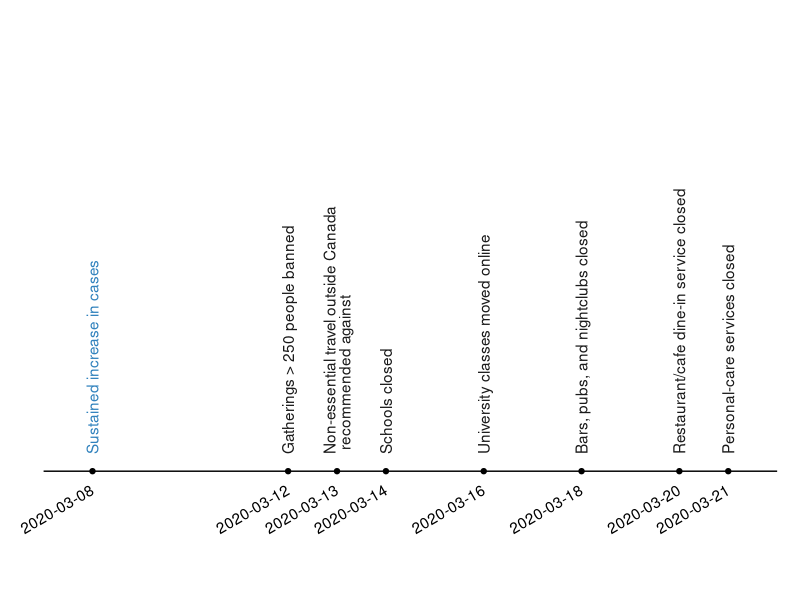
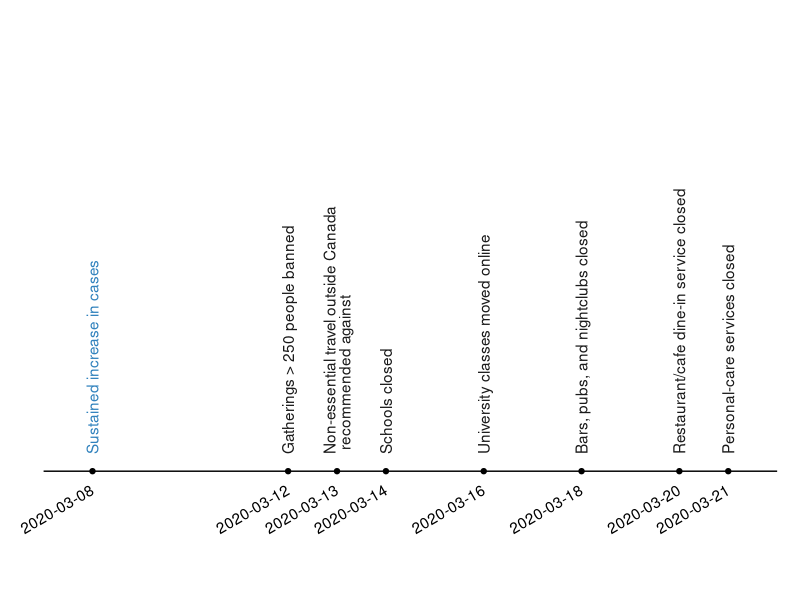

The R script that drew these images, in order:
d <- readr::read_csv("timeline.csv", comment = "#")

library(ggplot2)

# d$event <- gsub("non-essential travel", "non-essential\ntravel", d$event)
d$event <- gsub("Canada", "Canada\n", d$event)
# d$event <- gsub("Columbia in", "Columbia\nin", d$event)
# d$event <- gsub("Fraser University", "Fraser University\n", d$event)
d$type <- c("A", rep("B", length(d$event) - 1))
g <- ggplot(d, aes(date, 1, label = event)) +
  geom_point() +
  theme_void() +
  ylim(0.9, 1.4) +
  annotate("line",
    x = seq(lubridate::ymd("2020-03-07"), lubridate::ymd("2020-03-22"), by = "1 day"),
    y = 1
  ) +
  coord_cartesian(clip = "off") +
  geom_text(y = 1.015, angle = 90, hjust = 0, aes(colour = type), lineheight = .82) +
  scale_color_manual(values = c(RColorBrewer::brewer.pal(6, "Blues")[5], "grey10")) +
  guides(colour = FALSE) +
  geom_text(y = 0.985, aes(label = date), angle = 30, hjust = 1) +
  theme(plot.margin = margin(t = -10, r = -10, b = -10, l = 5, unit = "pt"))

g
ggsave("figs-ms/timeline.png", width = 6.45, height = 3.6)

# Vertical:
# g <- ggplot(d, aes(date, 1, label = event)) +
#   geom_point() +
#   theme_void() +
#   ylim(0.9, 1.4) +
#   annotate("line",
#     x = seq(lubridate::ymd("2020-03-07"), lubridate::ymd("2020-03-21"), by = "1 day"),
#     y = 1
#   ) +
#   coord_cartesian(clip = "off") +
#   geom_text(y = 1.015, angle = 0, hjust = 0, aes(colour = type), lineheight = .82) +
#   scale_color_manual(values = c(RColorBrewer::brewer.pal(6, "Blues")[5], "grey10")) +
#   guides(colour = FALSE) +
#   geom_text(y = 0.985, aes(label = date), angle = 0, hjust = 1) +
#   theme(plot.margin = margin(t = -10, r = -10, b = -10, l = 10, unit = "pt"))
#
# g + coord_flip(clip = "off")
# ggsave("figs-ms/timeline.png", width = 3.6, height = 5.6)
